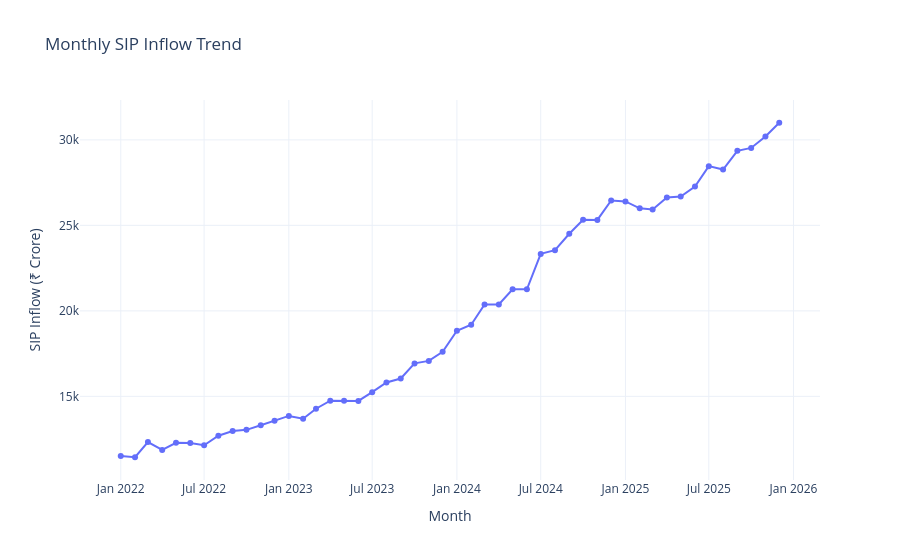

The cell this chart's notebook holds for it:
### Code cell
import pandas as pd
import plotly.express as px

sip_df = pd.read_csv(
    "../Data/Raw/drive-download-20260724T173806Z-1-001/04_monthly_sip_inflows.csv"
)

sip_df["month"] = pd.to_datetime(sip_df["month"])

fig = px.line(
    sip_df,
    x="month",
    y="sip_inflow_crore",
    title="Monthly SIP Inflow Trend",
    labels={
        "month": "Month",
        "sip_inflow_crore": "SIP Inflow (₹ Crore)"
    },
    markers=True
)

fig.update_layout(
    template="plotly_white",
    hovermode="x unified"
)

fig.show()

### Figure 1 — Plotly figure (JSON) as saved in the notebook; plotly's stock layout.template omitted (floating-point values rounded to 4 significant figures)
{"data": [{"hovertemplate": "Month=%{x}<br>SIP Inflow (₹ Crore)=%{y}<extra></extra>", "legendgroup": "", "line": {"color": "#636efa", "dash": "solid"}, "marker": {"symbol": "circle"}, "mode": "lines+markers", "name": "", "orientation": "v", "showlegend": false, "type": "scatter", "x": ["2022-01-01T00:00:00", "2022-02-01T00:00:00", "2022-03-01T00:00:00", "2022-04-01T00:00:00", "2022-05-01T00:00:00", "2022-06-01T00:00:00", "2022-07-01T00:00:00", "2022-08-01T00:00:00", "2022-09-01T00:00:00", "2022-10-01T00:00:00", "2022-11-01T00:00:00", "2022-12-01T00:00:00", "2023-01-01T00:00:00", "2023-02-01T00:00:00", "2023-03-01T00:00:00", "2023-04-01T00:00:00", "2023-05-01T00:00:00", "2023-06-01T00:00:00", "2023-07-01T00:00:00", "2023-08-01T00:00:00", "2023-09-01T00:00:00", "2023-10-01T00:00:00", "2023-11-01T00:00:00", "2023-12-01T00:00:00", "2024-01-01T00:00:00", "2024-02-01T00:00:00", "2024-03-01T00:00:00", "2024-04-01T00:00:00", "2024-05-01T00:00:00", "2024-06-01T00:00:00", "2024-07-01T00:00:00", "2024-08-01T00:00:00", "2024-09-01T00:00:00", "2024-10-01T00:00:00", "2024-11-01T00:00:00", "2024-12-01T00:00:00", "2025-01-01T00:00:00", "2025-02-01T00:00:00", "2025-03-01T00:00:00", "2025-04-01T00:00:00", "2025-05-01T00:00:00", "2025-06-01T00:00:00", "2025-07-01T00:00:00", "2025-08-01T00:00:00", "2025-09-01T00:00:00", "2025-10-01T00:00:00", "2025-11-01T00:00:00", "2025-12-01T00:00:00"], "xaxis": "x", "y": [11517, 11438, 12328, 11863, 12286, 12276, 12140, 12694, 12976, 13040, 13306, 13573, 13856, 13687, 14276, 14749, 14749, 14734, 15245, 15814, 16042, 16928, 17073, 17610, 18838, 19187, 20371, 20371, 21262, 21262, 23332, 23547, 24509, 25323, 25320, 26459, 26400, 25999, 25926, 26632, 26688, 27274, 28464, 28265, 29361, 29529, 30200, 31002], "yaxis": "y"}], "layout": {"hovermode": "x unified", "legend": {"tracegroupgap": 0}, "title": {"text": "Monthly SIP Inflow Trend"}, "xaxis": {"anchor": "y", "domain": [0, 1], "title": {"text": "Month"}}, "yaxis": {"anchor": "x", "domain": [0, 1], "title": {"text": "SIP Inflow (₹ Crore)"}}}}
